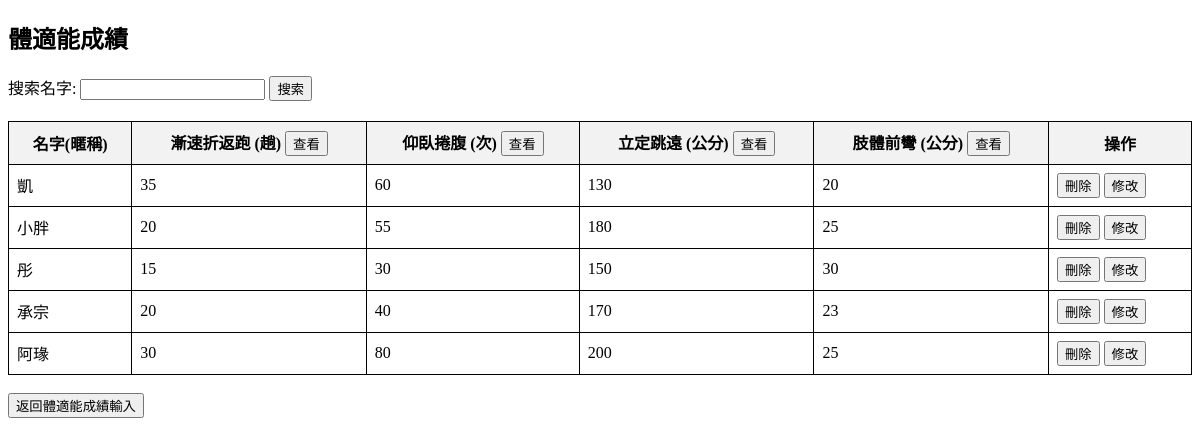
The app's page /view_scores.php with its own data.
### tables this page shows
CREATE TABLE `fitness_scores` (
  `name` varchar(100) NOT NULL,
  `shuttle_run` int(11) NOT NULL,
  `sit_up` int(11) NOT NULL,
  `standing_long_jump` int(11) NOT NULL,
  `sit_and_reach` int(11) NOT NULL
);

### view_scores.php (the view, shortened to what this page needs)
<!DOCTYPE html>
<html lang="en">
<head>
</head>
<body>
    <h2>體適能成績</h2>
    <div class="search-bar">
        <form method="GET" action="view_scores.php">
            <label for="search">搜索名字:</label>
            <input type="text" id="search" name="search" value="<?php echo isset($_GET['search']) ? $_GET['search'] : ''; ?>">
            <input type="submit" value="搜索">
        </form>
    </div>
    <?php
    $servername = "localhost";
    $username = "root";
    $password = "3013856paul";
    $dbname = "fitness_records";
    $conn = new mysqli($servername, $username, $password, $dbname);
    $search = isset($_GET['search']) ? $_GET['search'] : '';
    $sql = "SELECT * FROM fitness_scores WHERE name LIKE '%$search%'";
    $result = $conn->query($sql);
    if ($result->num_rows > 0) {
        echo "<table>";
        echo "<tr>
                <th>名字(暱稱)</th>
                <th>漸速折返跑 (趟) <button onclick=\"window.location.href='view_specific_score.php?column=shuttle_run'\">查看</button></th>
                <th>仰臥捲腹 (次) <button onclick=\"window.location.href='view_specific_score.php?column=sit_up'\">查看</button></th>
                <th>立定跳遠 (公分) <button onclick=\"window.location.href='view_specific_score.php?column=standing_long_jump'\">查看</button></th>
                <th>肢體前彎 (公分) <button onclick=\"window.location.href='view_specific_score.php?column=sit_and_reach'\">查看</button></th>
                <th>操作</th>
              </tr>";
        while($row = $result->fetch_assoc()) {
            echo "<tr>
                    <td>".$row["name"]."</td>
                    <td>".$row["shuttle_run"]."</td>
                    <td>".$row["sit_up"]."</td>
                    <td>".$row["standing_long_jump"]."</td>
                    <td>".$row["sit_and_reach"]."</td>
                    <td>
                        <button onclick=\"deleteScore('".$row["name"]."')\">刪除</button>
                        <button onclick=\"window.location.href='edit_score.php?name=".$row["name"]."'\">修改</button>
                    </td>
                  </tr>";
        }
        echo "</table>";
    } else {
        echo "0 結果";
    }
    ?>
    <br>
    <button onclick="goBack()">返回體適能成績輸入</button>
</body>
</html>

### view_scores.php (style rules this page uses)
table { width: 100%; border-collapse: collapse; }
table, th, td { border: 1px solid black; padding: 8px; }
th { background-color: #f2f2f2; }
.search-bar { margin-bottom: 20px; }

### records on screen
fitness_scores: name "凱", shuttle_run "35", sit_up "60", standing_long_jump "130", sit_and_reach "20"
fitness_scores: name "小胖", shuttle_run "20", sit_up "55", standing_long_jump "180", sit_and_reach "25"
fitness_scores: name "彤", shuttle_run "15", sit_up "30", standing_long_jump "150", sit_and_reach "30"
fitness_scores: name "承宗", shuttle_run "20", sit_up "40", standing_long_jump "170", sit_and_reach "23"
fitness_scores: name "阿瑑", shuttle_run "30", sit_up "80", standing_long_jump "200", sit_and_reach "25"
